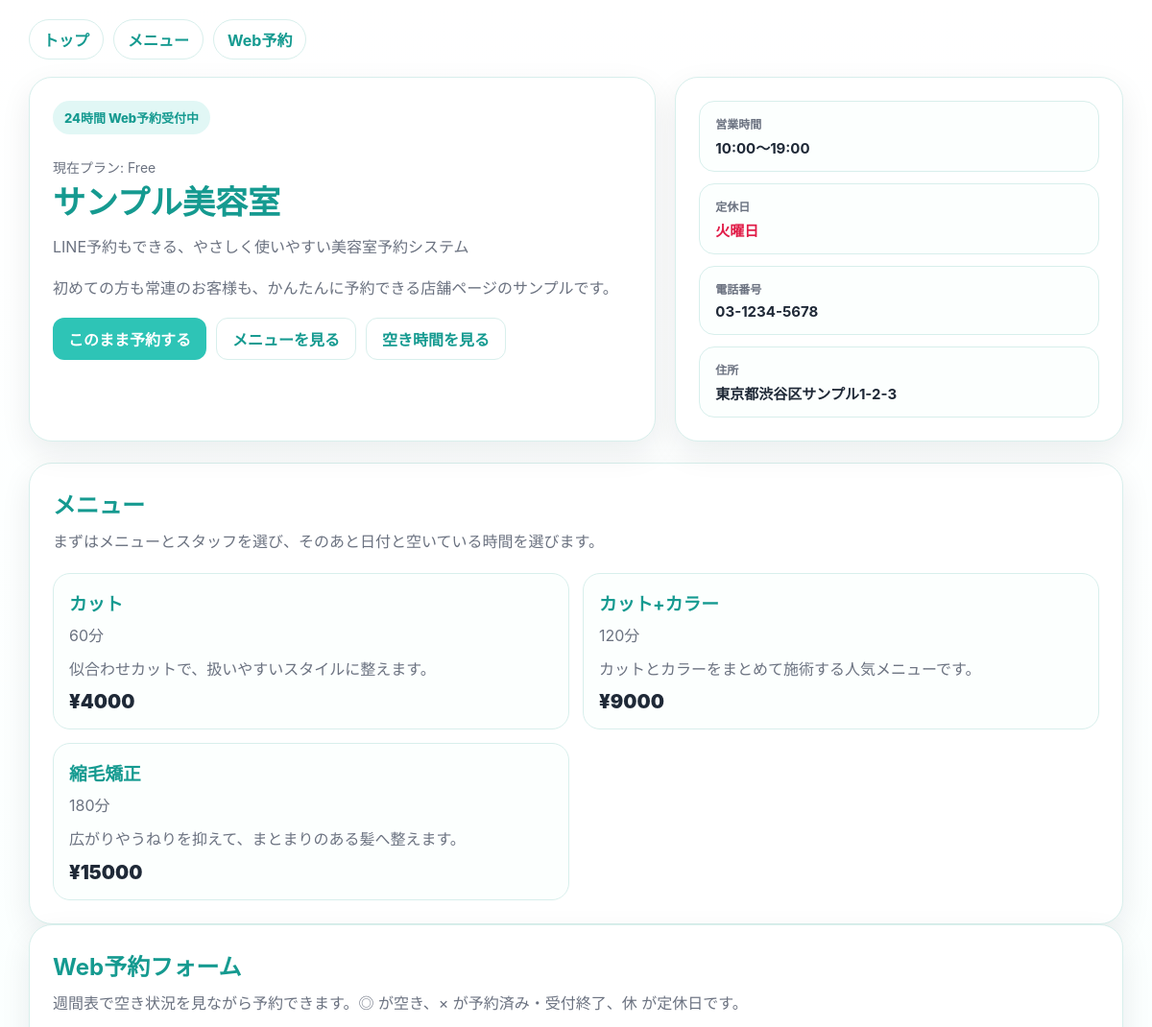
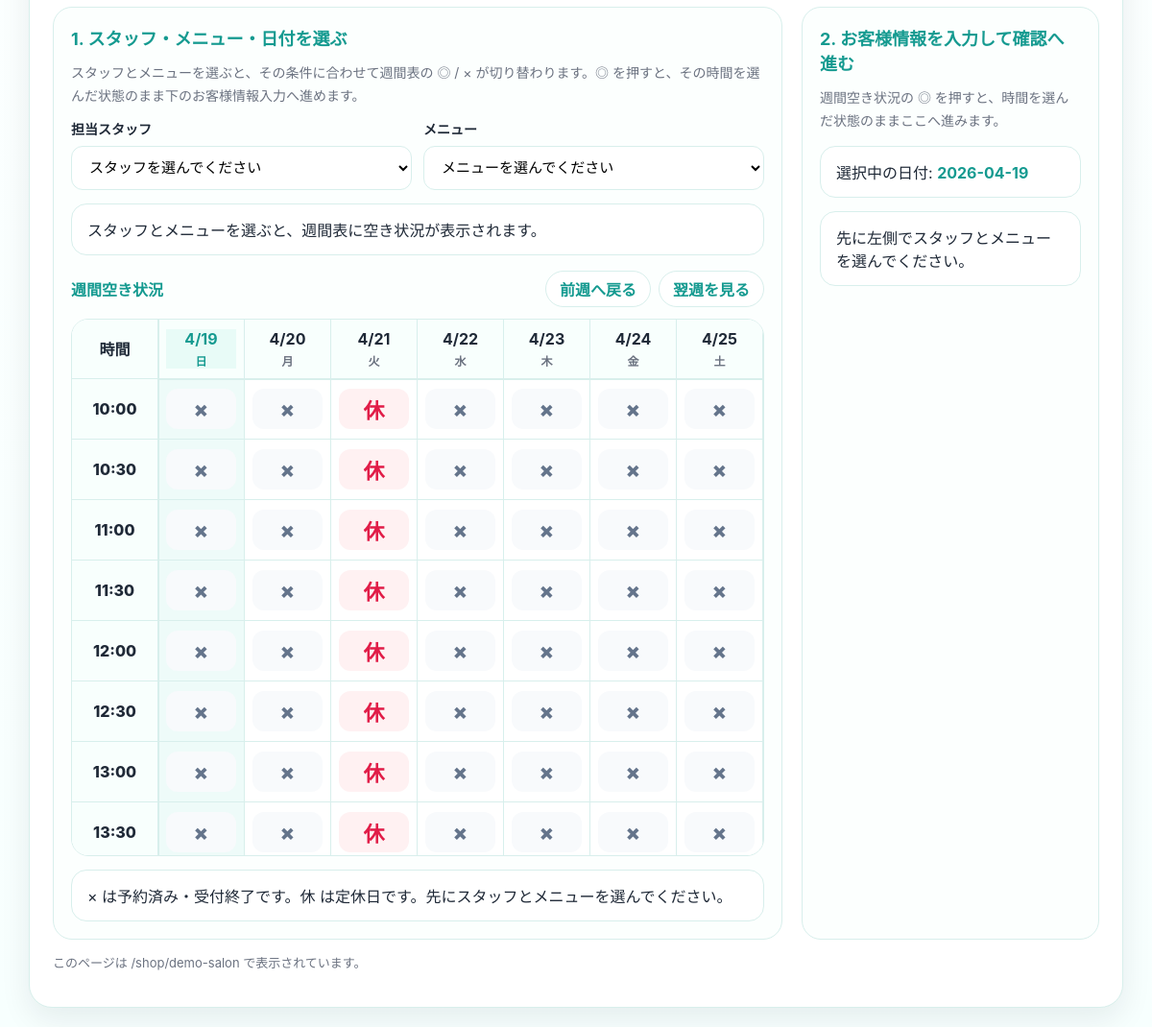
/shop/demo-salon, run on the app's committed database (2 pictures, top to bottom).
### tables this page shows
CREATE TABLE shops (
                id INTEGER PRIMARY KEY AUTOINCREMENT,
                shop_id TEXT NOT NULL UNIQUE,
                shop_name TEXT NOT NULL,
                catch_copy TEXT DEFAULT '',
                description TEXT DEFAULT '',
                phone TEXT DEFAULT '',
                address TEXT DEFAULT '',
                business_hours TEXT DEFAULT '10:00〜19:00',
                holiday TEXT DEFAULT '火曜日',
                primary_color TEXT DEFAULT '#2ec4b6',
                primary_dark TEXT DEFAULT '#159a90',
                accent_bg TEXT DEFAULT '#f7fffe',
                staff_list_json TEXT NOT NULL DEFAULT '[]',
                menus_json TEXT NOT NULL DEFAULT '[]',
                admin_ui_mode TEXT NOT NULL DEFAULT 'web',
                created_at TEXT DEFAULT CURRENT_TIMESTAMP
            , reply_to_email TEXT DEFAULT '');

### app/main.py (the view)
@app.get("/shop/{shop_id}", response_class=HTMLResponse)
def shop_page(request: Request, shop_id: str):
    context = build_shop_booking_context(shop_id, request)
    return templates.TemplateResponse(
        request=request,
        name="shop/index.html",
        context=context,
    )

### app/templates/shop/index.html (shortened to what this page needs)
<!doctype html>
<html lang="ja">
<head>
</head>
<body>
  <div class="wrap">
    <nav class="top-nav">
      <a href="/shop/{{ shop_id }}">トップ</a>
      <a href="#menus">メニュー</a>
      <a href="#reserve-form">Web予約</a>
    </nav>
    <section class="hero">
      <div class="hero-card">
        <div class="badge">24時間 Web予約受付中</div>
        <div style="margin-top:10px; color:var(--subtext); font-size:14px;">現在プラン: {{ subscription.plan_name }}{% if subscription.show_ads %} / このプランは広告表示対応{% endif %}</div>
        <h1>{{ shop.shop_name }}</h1>
        <p class="lead">{{ shop.catch_copy }}</p>
        <p class="lead">{{ shop.description }}</p>
        <div class="hero-actions">
          <a href="#reserve-form" class="btn-link btn-primary">このまま予約する</a>
          <a href="#menus" class="btn-link btn-secondary">メニューを見る</a>
          <a href="#reserve-form" class="btn-link btn-secondary">空き時間を見る</a>
        </div>
      </div>
      <div class="hero-card">
        <div class="info-list">
          <div class="info-item"><div class="info-label">営業時間</div><div class="info-value">{{ shop.business_hours }}</div></div>
          <div class="info-item"><div class="info-label">定休日</div><div class="info-value" style="color:var(--danger);">{{ shop.holiday }}</div></div>
          <div class="info-item"><div class="info-label">電話番号</div><div class="info-value">{{ shop.phone }}</div></div>
          <div class="info-item"><div class="info-label">住所</div><div class="info-value">{{ shop.address }}</div></div>
        </div>
      </div>
    </section>
    <section id="menus" class="section-card">
      <h2 class="section-title">メニュー</h2>
      <p class="section-text">まずはメニューとスタッフを選び、そのあと日付と空いている時間を選びます。</p>
      <div class="menu-grid {% if menus|length > 8 %}tight{% elif menus|length > 4 %}compact{% endif %}">
        {% for menu in menus %}
        <article class="menu-card">
          <h3 class="menu-name">{{ menu.name }}</h3>
          <p class="menu-meta">{{ menu.duration }}分</p>
          <p class="menu-desc">{{ menu.description }}</p>
          <div class="menu-price">¥{{ menu.price }}</div>
        </article>
        {% endfor %}
      </div>
    </section>
    <section id="reserve-form" class="section-card">
      <h2 class="section-title">Web予約フォーム</h2>
      <p class="section-text">週間表で空き状況を見ながら予約できます。◎ が空き、× が予約済み・受付終了、休 が定休日です。</p>
      <div class="reserve-layout">
        <div class="panel">
          <h3 class="step-title">1. スタッフ・メニュー・日付を選ぶ</h3>
          <p class="step-note">スタッフとメニューを選ぶと、その条件に合わせて週間表の ◎ / × が切り替わります。◎ を押すと、その時間を選んだ状態のまま下のお客様情報入力へ進めます。</p>
          <form id="finder-form" method="get" action="/shop/{{ shop_id }}#reserve-form">
            <div class="grid-2">
              <label>担当スタッフ
                <select name="staff_id" required onchange="document.getElementById('finder-form').submit()">
                  <option value="">スタッフを選んでください</option>
                </select>
              </label>
              <label>メニュー
                <select name="menu_id" required onchange="document.getElementById('finder-form').submit()">
                  <option value="">メニューを選んでください</option>
                </select>
              </label>
            </div>
            <div class="summary-box">
              {% if selected_staff and selected_menu %}
                <strong>{{ selected_staff.name }}</strong> / <strong>{{ selected_menu.name }}</strong> / {{ selected_menu.duration }}分 / ¥{{ selected_menu.price }}
              {% else %}
                スタッフとメニューを選ぶと、週間表に空き状況が表示されます。
              {% endif %}
            </div>
          </form>
          <div class="week-board-head">
            <div class="week-board-title">週間空き状況</div>
            <div style="display:flex; gap:8px; flex-wrap:wrap;">
              <a class="week-next-link" href="/shop/{{ shop_id }}?staff_id={{ selected_staff_id or '' }}&menu_id={{ selected_menu_id or '' }}&reservation_date={{ selected_date }}&week_start={{ prev_week_start }}#reserve-form">前週へ戻る</a>
              <a class="week-next-link" href="/shop/{{ shop_id }}?staff_id={{ selected_staff_id or '' }}&menu_id={{ selected_menu_id or '' }}&reservation_date={{ selected_date }}&week_start={{ next_week_start }}#reserve-form">翌週を見る</a>
            </div>
          </div>
          <div class="week-board-wrap">
            <table class="week-board">
              <thead>
                <tr>
                  <th class="time-col">時間</th>
                  {% for day in public_week_days %}
                  <th>
                    <div class="day-head {% if day.is_selected %}is-selected{% endif %}">
                      <strong>{{ day.label }}</strong>
                      <span>{{ day.weekday }}</span>
                    </div>
                  </th>
                  {% endfor %}
                </tr>
              </thead>
              <tbody>
                {% for row in public_weekly_rows %}
                <tr>
                  <th class="time-col">{{ row.time }}</th>
                  {% for cell in row.cells %}
                  <td class="slot-cell {% if cell.is_selected %}is-selected{% endif %} {% if cell.is_closed %}is-closed{% endif %}">
                    {% if cell.is_available %}
                    <a class="slot-mark is-open" href="/shop/{{ shop_id }}?staff_id={{ selected_staff_id or '' }}&menu_id={{ selected_menu_id or '' }}&reservation_date={{ cell.date }}&start_time={{ cell.time }}&week_start={{ week_start }}#customer-info">◎</a>
                    {% elif cell.is_closed %}
                    <span class="slot-mark is-closed">休</span>
                    {% else %}
                    <span class="slot-mark is-booked">×</span>
                    {% endif %}
                  </td>
                  {% endfor %}
                </tr>
                {% endfor %}
              </tbody>
            </table>
          </div>
          <div class="summary-box">× は予約済み・受付終了です。休 は定休日です。{{ selected_staff and selected_menu and '◎ を押すとその日付と時間が選択されます。' or '先にスタッフとメニューを選んでください。' }}</div>
        </div>
        <div class="panel" id="customer-info">
          <h3 class="step-title">2. お客様情報を入力して確認へ進む</h3>
          <p class="step-note">週間空き状況の ◎ を押すと、時間を選んだ状態のままここへ進みます。</p>
          {% if selected_date %}
          <div class="summary-box">
            選択中の日付: <strong>{{ selected_date }}</strong>
          </div>
          {% endif %}
          {% if not selected_staff or not selected_menu %}
            <div class="summary-box">先に左側でスタッフとメニューを選んでください。</div>
          {% elif not selected_start_time %}
            <div class="summary-box">左側の週間空き状況から ◎ を押すと、その時間を選んだままお客様情報入力へ進めます。</div>
          {% else %}
            <div class="summary-box">選択した時間は予約できません。別の ◎ を選んでください。</div>
          {% endif %}
        </div>
      </div>
      <p class="footer-note">このページは /shop/{{ shop_id }} で表示されています。</p>
    </section>
  </div>
</body>
</html>

### data on the page
shops: shop_name "サンプル美容室", catch_copy "LINE予約もできる、やさしく使いやすい美容室予約システム", description "初めての方も常連のお客様も、かんたんに予約できる店舗ページのサンプルです。", business_hours "10:00〜19:00", holiday "火曜日", phone "03-1234-5678", address "東京都渋谷区サンプル1-2-3", shop "demo-salon"

### other printed values
{{ subscription.plan_name }} "Free"
{{ menu.name }} "カット" "カット+カラー" "縮毛矯正"
{{ menu.duration }} "60" "120" "180"
{{ menu.description }} "似合わせカットで、扱いやすいスタイルに整えます。" "カットとカラーをまとめて施術する人気メニューです。" "広がりやうねりを抑えて、まとまりのある髪へ整えます。"
{{ menu.price }} "4000" "9000" "15000"
{{ day.label }} "4/19" "4/20" "4/21" "4/22" "4/23" "4/24" "4/25"
{{ day.weekday }} "日" "月" "火" "水" "木" "金" "土"
{{ row.time }} "10:00" "10:30" "11:00" "11:30" "12:00" "12:30" "13:00" "13:30"
{{ selected_date }} "2026-04-19"
